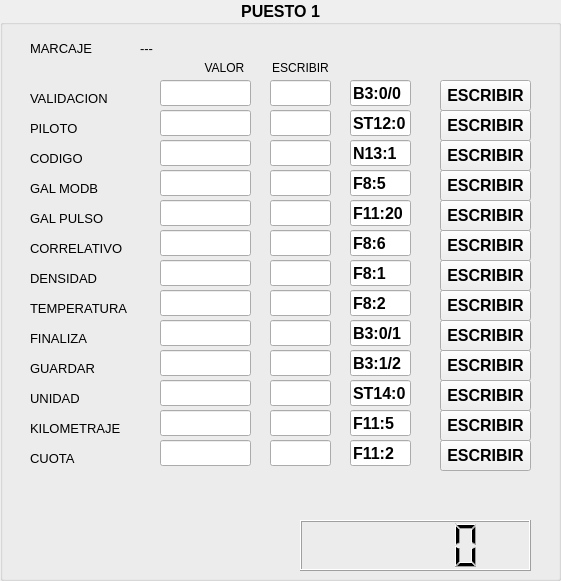
  <widget class="QGroupBox" name="groupBox">
   <property name="geometry">
    <rect>
     <x>10</x>
     <y>10</y>
     <width>561</width>
     <height>581</height>
    </rect>
   </property>
   <property name="font">
    <font>
     <pointsize>12</pointsize>
     <bold>true</bold>
    </font>
   </property>
   <property name="title">
    <string>PUESTO 1</string>
   </property>
   <property name="alignment">
    <set>Qt::AlignmentFlag::AlignCenter</set>
   </property>
   <widget class="QLabel" name="label">
    <property name="geometry">
     <rect>
      <x>30</x>
      <y>90</y>
      <width>101</width>
      <height>16</height>
     </rect>
    </property>
    <property name="font">
     <font>
      <pointsize>10</pointsize>
      <bold>false</bold>
     </font>
    </property>
    <property name="text">
     <string>VALIDACION</string>
    </property>
   </widget>
   <widget class="QLabel" name="label_2">
    <property name="geometry">
     <rect>
      <x>30</x>
      <y>120</y>
      <width>101</width>
      <height>16</height>
     </rect>
    </property>
    <property name="font">
     <font>
      <pointsize>10</pointsize>
      <bold>false</bold>
     </font>
    </property>
    <property name="text">
     <string>PILOTO</string>
    </property>
   </widget>
   <widget class="QLabel" name="label_3">
    <property name="geometry">
     <rect>
      <x>30</x>
      <y>150</y>
      <width>101</width>
      <height>16</height>
     </rect>
    </property>
    <property name="font">
     <font>
      <pointsize>10</pointsize>
      <bold>false</bold>
     </font>
    </property>
    <property name="text">
     <string>CODIGO</string>
    </property>
   </widget>
   <widget class="QLabel" name="label_4">
    <property name="geometry">
     <rect>
      <x>30</x>
      <y>180</y>
      <width>101</width>
      <height>16</height>
     </rect>
    </property>
    <property name="font">
     <font>
      <pointsize>10</pointsize>
      <bold>false</bold>
     </font>
    </property>
    <property name="text">
     <string>GAL MODB</string>
    </property>
   </widget>
   <widget class="QLabel" name="label_5">
    <property name="geometry">
     <rect>
      <x>30</x>
      <y>210</y>
      <width>101</width>
      <height>16</height>
     </rect>
    </property>
    <property name="font">
     <font>
      <pointsize>10</pointsize>
      <bold>false</bold>
     </font>
    </property>
    <property name="text">
     <string>GAL PULSO</string>
    </property>
   </widget>
   <widget class="QLabel" name="label_6">
    <property name="geometry">
     <rect>
      <x>30</x>
      <y>240</y>
      <width>111</width>
      <height>16</height>
     </rect>
    </property>
    <property name="font">
     <font>
      <pointsize>10</pointsize>
      <bold>false</bold>
     </font>
    </property>
    <property name="text">
     <string>CORRELATIVO</string>
    </property>
   </widget>
   <widget class="QLabel" name="label_7">
    <property name="geometry">
     <rect>
      <x>30</x>
      <y>270</y>
      <width>101</width>
      <height>16</height>
     </rect>
    </property>
    <property name="font">
     <font>
      <pointsize>10</pointsize>
      <bold>false</bold>
     </font>
    </property>
    <property name="text">
     <string>DENSIDAD</string>
    </property>
   </widget>
   <widget class="QLabel" name="label_8">
    <property name="geometry">
     <rect>
      <x>30</x>
      <y>300</y>
      <width>121</width>
      <height>16</height>
     </rect>
    </property>
    <property name="font">
     <font>
      <pointsize>10</pointsize>
      <bold>false</bold>
     </font>
    </property>
    <property name="text">
     <string>TEMPERATURA</string>
    </property>
   </widget>
   <widget class="QLabel" name="label_9">
    <property name="geometry">
     <rect>
      <x>30</x>
      <y>330</y>
      <width>101</width>
      <height>16</height>
     </rect>
    </property>
    <property name="font">
     <font>
      <pointsize>10</pointsize>
      <bold>false</bold>
     </font>
    </property>
    <property name="text">
     <string>FINALIZA</string>
    </property>
   </widget>
   <widget class="QLabel" name="label_10">
    <property name="geometry">
     <rect>
      <x>30</x>
      <y>360</y>
      <width>101</width>
      <height>16</height>
     </rect>
    </property>
    <property name="font">
     <font>
      <pointsize>10</pointsize>
      <bold>false</bold>
     </font>
    </property>
    <property name="text">
     <string>GUARDAR</string>
    </property>
   </widget>
   <widget class="QLabel" name="label_11">
    <property name="geometry">
     <rect>
      <x>30</x>
      <y>390</y>
      <width>101</width>
      <height>16</height>
     </rect>
    </property>
    <property name="font">
     <font>
      <pointsize>10</pointsize>
      <bold>false</bold>
     </font>
    </property>
    <property name="text">
     <string>UNIDAD</string>
    </property>
   </widget>
   <widget class="QLabel" name="label_12">
    <property name="geometry">
     <rect>
      <x>30</x>
      <y>420</y>
      <width>111</width>
      <height>16</height>
     </rect>
    </property>
    <property name="font">
     <font>
      <pointsize>10</pointsize>
      <bold>false</bold>
     </font>
    </property>
    <property name="text">
     <string>KILOMETRAJE</string>
    </property>
   </widget>
   <widget class="QLabel" name="label_13">
    <property name="geometry">
     <rect>
      <x>30</x>
      <y>450</y>
      <width>101</width>
      <height>16</height>
     </rect>
    </property>
    <property name="font">
     <font>
      <pointsize>10</pointsize>
      <bold>false</bold>
     </font>
    </property>
    <property name="text">
     <string>CUOTA</string>
    </property>
   </widget>
   <widget class="QLabel" name="label_27">
    <property name="geometry">
     <rect>
      <x>30</x>
      <y>40</y>
      <width>71</width>
      <height>16</height>
     </rect>
    </property>
    <property name="font">
     <font>
      <pointsize>10</pointsize>
      <bold>false</bold>
     </font>
    </property>
    <property name="text">
     <string>MARCAJE</string>
    </property>
   </widget>
   <widget class="QLabel" name="lbl_marcaje">
    <property name="geometry">
     <rect>
      <x>140</x>
      <y>40</y>
      <width>351</width>
      <height>16</height>
     </rect>
    </property>
    <property name="font">
     <font>
      <pointsize>10</pointsize>
      <bold>false</bold>
     </font>
    </property>
    <property name="text">
     <string>---</string>
    </property>
   </widget>
   <widget class="QLabel" name="label_42">
    <property name="geometry">
     <rect>
      <x>200</x>
      <y>60</y>
      <width>49</width>
      <height>16</height>
     </rect>
    </property>
    <property name="font">
     <font>
      <pointsize>9</pointsize>
      <bold>false</bold>
     </font>
    </property>
    <property name="text">
     <string>VALOR</string>
    </property>
    <property name="alignment">
     <set>Qt::AlignmentFlag::AlignCenter</set>
    </property>
   </widget>
   <widget class="QLabel" name="label_43">
    <property name="geometry">
     <rect>
      <x>270</x>
      <y>60</y>
      <width>61</width>
      <height>16</height>
     </rect>
    </property>
    <property name="font">
     <font>
      <pointsize>9</pointsize>
      <bold>false</bold>
     </font>
    </property>
    <property name="text">
     <string>ESCRIBIR</string>
    </property>
    <property name="alignment">
     <set>Qt::AlignmentFlag::AlignCenter</set>
    </property>
   </widget>
   <widget class="QLCDNumber" name="lcd_despacho1">
    <property name="geometry">
     <rect>
      <x>300</x>
      <y>520</y>
      <width>231</width>
      <height>51</height>
     </rect>
    </property>
   </widget>
   <widget class="QPushButton" name="btn_escribir1">
    <property name="geometry">
     <rect>
      <x>440</x>
      <y>80</y>
      <width>91</width>
      <height>31</height>
     </rect>
    </property>
    <property name="text">
     <string>ESCRIBIR</string>
    </property>
   </widget>
   <widget class="QPushButton" name="btn_escribir2">
    <property name="geometry">
     <rect>
      <x>440</x>
      <y>110</y>
      <width>91</width>
      <height>31</height>
     </rect>
    </property>
    <property name="text">
     <string>ESCRIBIR</string>
    </property>
   </widget>
   <widget class="QPushButton" name="btn_escribir3">
    <property name="geometry">
     <rect>
      <x>440</x>
      <y>140</y>
      <width>91</width>
      <height>31</height>
     </rect>
    </property>
    <property name="text">
     <string>ESCRIBIR</string>
    </property>
   </widget>
   <widget class="QPushButton" name="btn_escribir4">
    <property name="geometry">
     <rect>
      <x>440</x>
      <y>170</y>
      <width>91</width>
      <height>31</height>
     </rect>
    </property>
    <property name="text">
     <string>ESCRIBIR</string>
    </property>
   </widget>
   <widget class="QPushButton" name="btn_escribir5">
    <property name="geometry">
     <rect>
      <x>440</x>
      <y>200</y>
      <width>91</width>
      <height>31</height>
     </rect>
    </property>
    <property name="text">
     <string>ESCRIBIR</string>
    </property>
   </widget>
   <widget class="QPushButton" name="btn_escribir6">
    <property name="geometry">
     <rect>
      <x>440</x>
      <y>230</y>
      <width>91</width>
      <height>31</height>
     </rect>
    </property>
    <property name="text">
     <string>ESCRIBIR</string>
    </property>
   </widget>
   <widget class="QPushButton" name="btn_escribir7">
    <property name="geometry">
     <rect>
      <x>440</x>
      <y>260</y>
      <width>91</width>
      <height>31</height>
     </rect>
    </property>
    <property name="text">
     <string>ESCRIBIR</string>
    </property>
   </widget>
   <widget class="QPushButton" name="btn_escribir8">
    <property name="geometry">
     <rect>
      <x>440</x>
      <y>290</y>
      <width>91</width>
      <height>31</height>
     </rect>
    </property>
    <property name="text">
     <string>ESCRIBIR</string>
    </property>
   </widget>
   <widget class="QPushButton" name="btn_escribir9">
    <property name="geometry">
     <rect>
      <x>440</x>
      <y>320</y>
      <width>91</width>
      <height>31</height>
     </rect>
    </property>
    <property name="text">
     <string>ESCRIBIR</string>
    </property>
   </widget>
   <widget class="QPushButton" name="btn_escribir10">
    <property name="geometry">
     <rect>
      <x>440</x>
      <y>350</y>
      <width>91</width>
      <height>31</height>
     </rect>
    </property>
    <property name="text">
     <string>ESCRIBIR</string>
    </property>
   </widget>
   <widget class="QPushButton" name="btn_escribir11">
    <property name="geometry">
     <rect>
      <x>440</x>
      <y>380</y>
      <width>91</width>
      <height>31</height>
     </rect>
    </property>
    <property name="text">
     <string>ESCRIBIR</string>
    </property>
   </widget>
   <widget class="QPushButton" name="btn_escribir12">
    <property name="geometry">
     <rect>
      <x>440</x>
      <y>410</y>
      <width>91</width>
      <height>31</height>
     </rect>
    </property>
    <property name="text">
     <string>ESCRIBIR</string>
    </property>
   </widget>
   <widget class="QPushButton" name="btn_escribir13">
    <property name="geometry">
     <rect>
      <x>440</x>
      <y>440</y>
      <width>91</width>
      <height>31</height>
     </rect>
    </property>
    <property name="text">
     <string>ESCRIBIR</string>
    </property>
   </widget>
   <widget class="QLineEdit" name="txt_escribir1">
    <property name="geometry">
     <rect>
      <x>270</x>
      <y>80</y>
      <width>61</width>
      <height>26</height>
     </rect>
    </property>
    <property name="font">
     <font>
      <pointsize>10</pointsize>
      <bold>false</bold>
     </font>
    </property>
   </widget>
   <widget class="QLineEdit" name="txt_escribir2">
    <property name="geometry">
     <rect>
      <x>270</x>
      <y>110</y>
      <width>61</width>
      <height>26</height>
     </rect>
    </property>
    <property name="font">
     <font>
      <pointsize>10</pointsize>
      <bold>false</bold>
     </font>
    </property>
   </widget>
   <widget class="QLineEdit" name="txt_escribir3">
    <property name="geometry">
     <rect>
      <x>270</x>
      <y>140</y>
      <width>61</width>
      <height>26</height>
     </rect>
    </property>
    <property name="font">
     <font>
      <pointsize>10</pointsize>
      <bold>false</bold>
     </font>
    </property>
   </widget>
   <widget class="QLineEdit" name="txt_escribir4">
    <property name="geometry">
     <rect>
      <x>270</x>
      <y>170</y>
      <width>61</width>
      <height>26</height>
     </rect>
    </property>
    <property name="font">
     <font>
      <pointsize>10</pointsize>
      <bold>false</bold>
     </font>
    </property>
   </widget>
   <widget class="QLineEdit" name="txt_escribir5">
    <property name="geometry">
     <rect>
      <x>270</x>
      <y>200</y>
      <width>61</width>
      <height>26</height>
     </rect>
    </property>
    <property name="font">
     <font>
      <pointsize>10</pointsize>
      <bold>false</bold>
     </font>
    </property>
   </widget>
   <widget class="QLineEdit" name="txt_escribir6">
    <property name="geometry">
     <rect>
      <x>270</x>
      <y>230</y>
      <width>61</width>
      <height>26</height>
     </rect>
    </property>
    <property name="font">
     <font>
      <pointsize>10</pointsize>
      <bold>false</bold>
     </font>
    </property>
   </widget>
   <widget class="QLineEdit" name="txt_escribir7">
    <property name="geometry">
     <rect>
      <x>270</x>
      <y>260</y>
      <width>61</width>
      <height>26</height>
     </rect>
    </property>
    <property name="font">
     <font>
      <pointsize>10</pointsize>
      <bold>false</bold>
     </font>
    </property>
   </widget>
   <widget class="QLineEdit" name="txt_escribir8">
    <property name="geometry">
     <rect>
      <x>270</x>
      <y>290</y>
      <width>61</width>
      <height>26</height>
     </rect>
    </property>
    <property name="font">
     <font>
      <pointsize>10</pointsize>
      <bold>false</bold>
     </font>
    </property>
   </widget>
   <widget class="QLineEdit" name="txt_escribir9">
    <property name="geometry">
     <rect>
      <x>270</x>
      <y>320</y>
      <width>61</width>
      <height>26</height>
     </rect>
    </property>
    <property name="font">
     <font>
      <pointsize>10</pointsize>
      <bold>false</bold>
     </font>
    </property>
   </widget>
   <widget class="QLineEdit" name="txt_escribir10">
    <property name="geometry">
     <rect>
      <x>270</x>
      <y>350</y>
      <width>61</width>
      <height>26</height>
     </rect>
    </property>
    <property name="font">
     <font>
      <pointsize>10</pointsize>
      <bold>false</bold>
     </font>
    </property>
   </widget>
   <widget class="QLineEdit" name="txt_escribir11">
    <property name="geometry">
     <rect>
      <x>270</x>
      <y>380</y>
      <width>61</width>
      <height>26</height>
     </rect>
    </property>
    <property name="font">
     <font>
      <pointsize>10</pointsize>
      <bold>false</bold>
     </font>
    </property>
   </widget>
   <widget class="QLineEdit" name="txt_escribir12">
    <property name="geometry">
     <rect>
      <x>270</x>
      <y>410</y>
      <width>61</width>
      <height>26</height>
     </rect>
    </property>
    <property name="font">
     <font>
      <pointsize>10</pointsize>
      <bold>false</bold>
     </font>
    </property>
   </widget>
   <widget class="QLineEdit" name="txt_escribir13">
    <property name="geometry">
     <rect>
      <x>270</x>
      <y>440</y>
      <width>61</width>
      <height>26</height>
     </rect>
    </property>
    <property name="font">
     <font>
      <pointsize>10</pointsize>
      <bold>false</bold>
     </font>
    </property>
   </widget>
   <widget class="QLineEdit" name="txt_valor13">
    <property name="geometry">
     <rect>
      <x>160</x>
      <y>440</y>
      <width>91</width>
      <height>26</height>
     </rect>
    </property>
    <property name="font">
     <font>
      <pointsize>10</pointsize>
      <bold>false</bold>
     </font>
    </property>
   </widget>
   <widget class="QLineEdit" name="txt_valor11">
    <property name="geometry">
     <rect>
      <x>160</x>
      <y>380</y>
      <width>91</width>
      <height>26</height>
     </rect>
    </property>
    <property name="font">
     <font>
      <pointsize>10</pointsize>
      <bold>false</bold>
     </font>
    </property>
   </widget>
   <widget class="QLineEdit" name="txt_valor12">
    <property name="geometry">
     <rect>
      <x>160</x>
      <y>410</y>
      <width>91</width>
      <height>26</height>
     </rect>
    </property>
    <property name="font">
     <font>
      <pointsize>10</pointsize>
      <bold>false</bold>
     </font>
    </property>
   </widget>
   <widget class="QLineEdit" name="txt_valor10">
    <property name="geometry">
     <rect>
      <x>160</x>
      <y>350</y>
      <width>91</width>
      <height>26</height>
     </rect>
    </property>
    <property name="font">
     <font>
      <pointsize>10</pointsize>
      <bold>false</bold>
     </font>
    </property>
   </widget>
   <widget class="QLineEdit" name="txt_valor9">
    <property name="geometry">
     <rect>
      <x>160</x>
      <y>320</y>
      <width>91</width>
      <height>26</height>
     </rect>
    </property>
    <property name="font">
     <font>
      <pointsize>10</pointsize>
      <bold>false</bold>
     </font>
    </property>
   </widget>
   <widget class="QLineEdit" name="txt_valor5">
    <property name="geometry">
     <rect>
      <x>160</x>
      <y>200</y>
      <width>91</width>
      <height>26</height>
     </rect>
    </property>
    <property name="font">
     <font>
      <pointsize>10</pointsize>
      <bold>false</bold>
     </font>
    </property>
   </widget>
   <widget class="QLineEdit" name="txt_valor8">
    <property name="geometry">
     <rect>
      <x>160</x>
      <y>290</y>
      <width>91</width>
      <height>26</height>
     </rect>
    </property>
    <property name="font">
     <font>
      <pointsize>10</pointsize>
      <bold>false</bold>
     </font>
    </property>
   </widget>
   <widget class="QLineEdit" name="txt_valor6">
    <property name="geometry">
     <rect>
      <x>160</x>
      <y>230</y>
      <width>91</width>
      <height>26</height>
     </rect>
    </property>
    <property name="font">
     <font>
      <pointsize>10</pointsize>
      <bold>false</bold>
     </font>
    </property>
   </widget>
   <widget class="QLineEdit" name="txt_valor2">
    <property name="geometry">
     <rect>
      <x>160</x>
      <y>110</y>
      <width>91</width>
      <height>26</height>
     </rect>
    </property>
    <property name="font">
     <font>
      <pointsize>10</pointsize>
      <bold>false</bold>
     </font>
    </property>
   </widget>
   <widget class="QLineEdit" name="txt_valor7">
    <property name="geometry">
     <rect>
      <x>160</x>
      <y>260</y>
      <width>91</width>
      <height>26</height>
     </rect>
    </property>
    <property name="font">
     <font>
      <pointsize>10</pointsize>
      <bold>false</bold>
     </font>
    </property>
   </widget>
   <widget class="QLineEdit" name="txt_valor3">
    <property name="geometry">
     <rect>
      <x>160</x>
      <y>140</y>
      <width>91</width>
      <height>26</height>
     </rect>
    </property>
    <property name="font">
     <font>
      <pointsize>10</pointsize>
      <bold>false</bold>
     </font>
    </property>
   </widget>
   <widget class="QLineEdit" name="txt_valor1">
    <property name="geometry">
     <rect>
      <x>160</x>
      <y>80</y>
      <width>91</width>
      <height>26</height>
     </rect>
    </property>
    <property name="font">
     <font>
      <pointsize>10</pointsize>
      <bold>false</bold>
     </font>
    </property>
   </widget>
   <widget class="QLineEdit" name="txt_valor4">
    <property name="geometry">
     <rect>
      <x>160</x>
      <y>170</y>
      <width>91</width>
      <height>26</height>
     </rect>
    </property>
    <property name="font">
     <font>
      <pointsize>10</pointsize>
      <bold>false</bold>
     </font>
    </property>
   </widget>
   <widget class="QLineEdit" name="txt_variable13">
    <property name="geometry">
     <rect>
      <x>350</x>
      <y>440</y>
      <width>61</width>
      <height>26</height>
     </rect>
    </property>
    <property name="text">
     <string>F11:2</string>
    </property>
   </widget>
   <widget class="QLineEdit" name="txt_variable11">
    <property name="geometry">
     <rect>
      <x>350</x>
      <y>380</y>
      <width>61</width>
      <height>26</height>
     </rect>
    </property>
    <property name="text">
     <string>ST14:0</string>
    </property>
   </widget>
   <widget class="QLineEdit" name="txt_variable12">
    <property name="geometry">
     <rect>
      <x>350</x>
      <y>410</y>
      <width>61</width>
      <height>26</height>
     </rect>
    </property>
    <property name="text">
     <string>F11:5</string>
    </property>
   </widget>
   <widget class="QLineEdit" name="txt_variable10">
    <property name="geometry">
     <rect>
      <x>350</x>
      <y>350</y>
      <width>61</width>
      <height>26</height>
     </rect>
    </property>
    <property name="text">
     <string>B3:1/2</string>
    </property>
   </widget>
   <widget class="QLineEdit" name="txt_variable9">
    <property name="geometry">
     <rect>
      <x>350</x>
      <y>320</y>
      <width>61</width>
      <height>26</height>
     </rect>
    </property>
    <property name="text">
     <string>B3:0/1</string>
    </property>
   </widget>
   <widget class="QLineEdit" name="txt_variable5">
    <property name="geometry">
     <rect>
      <x>350</x>
      <y>200</y>
      <width>61</width>
      <height>26</height>
     </rect>
    </property>
    <property name="text">
     <string>F11:20</string>
    </property>
   </widget>
   <widget class="QLineEdit" name="txt_variable8">
    <property name="geometry">
     <rect>
      <x>350</x>
      <y>290</y>
      <width>61</width>
      <height>26</height>
     </rect>
    </property>
    <property name="text">
     <string>F8:2</string>
    </property>
   </widget>
   <widget class="QLineEdit" name="txt_variable6">
    <property name="geometry">
     <rect>
      <x>350</x>
      <y>230</y>
      <width>61</width>
      <height>26</height>
     </rect>
    </property>
    <property name="text">
     <string>F8:6</string>
    </property>
   </widget>
   <widget class="QLineEdit" name="txt_variable2">
    <property name="geometry">
     <rect>
      <x>350</x>
      <y>110</y>
      <width>61</width>
      <height>26</height>
     </rect>
    </property>
    <property name="text">
     <string>ST12:0</string>
    </property>
   </widget>
   <widget class="QLineEdit" name="txt_variable7">
    <property name="geometry">
     <rect>
      <x>350</x>
      <y>260</y>
      <width>61</width>
      <height>26</height>
     </rect>
    </property>
    <property name="text">
     <string>F8:1</string>
    </property>
   </widget>
   <widget class="QLineEdit" name="txt_variable3">
    <property name="geometry">
     <rect>
      <x>350</x>
      <y>140</y>
      <width>61</width>
      <height>26</height>
     </rect>
    </property>
    <property name="text">
     <string>N13:1</string>
    </property>
   </widget>
   <widget class="QLineEdit" name="txt_variable1">
    <property name="geometry">
     <rect>
      <x>350</x>
      <y>80</y>
      <width>61</width>
      <height>26</height>
     </rect>
    </property>
    <property name="text">
     <string>B3:0/0</string>
    </property>
   </widget>
   <widget class="QLineEdit" name="txt_variable4">
    <property name="geometry">
     <rect>
      <x>350</x>
      <y>170</y>
      <width>61</width>
      <height>26</height>
     </rect>
    </property>
    <property name="text">
     <string>F8:5</string>
    </property>
   </widget>
  </widget>
